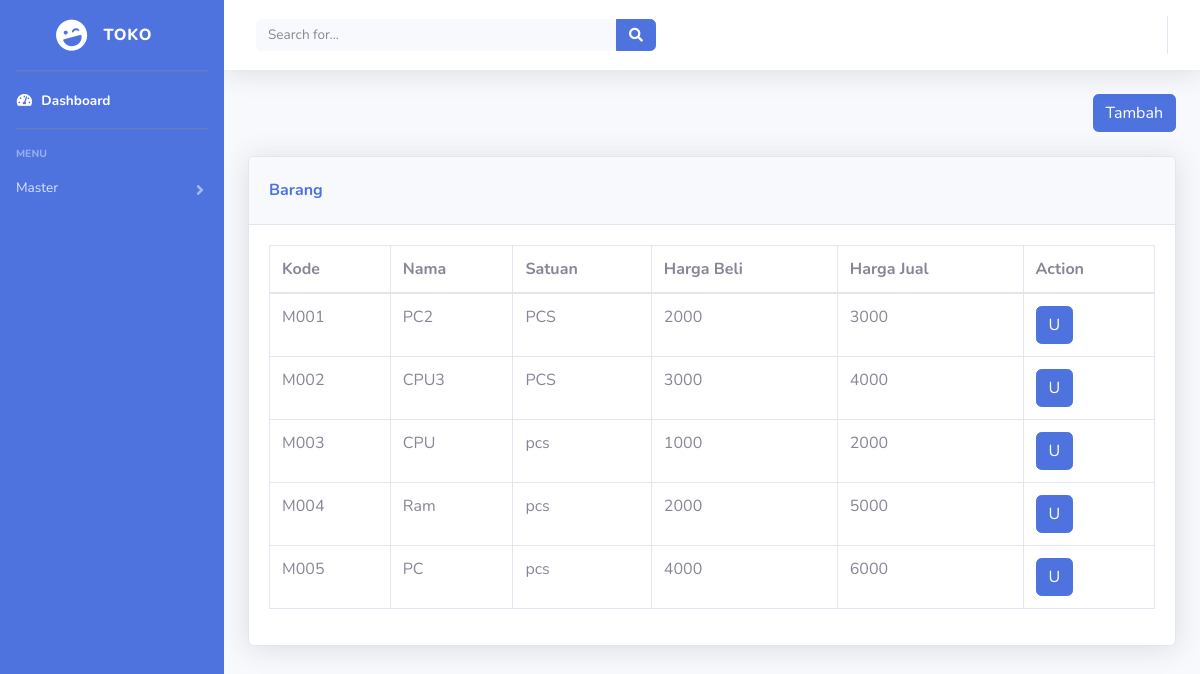
Page /tabelbarang1.php on the committed database.
### tables this page shows
CREATE TABLE `barang` (
  `kodebr` varchar(15) NOT NULL,
  `namabr` varchar(10) NOT NULL,
  `satuan` varchar(15) NOT NULL,
  `hargabeli` double NOT NULL,
  `hargajual` double NOT NULL
);

### tabelbarang1.php (the view, shortened to what this page needs)
<?php
include 'koneksi.php';
$sql = "select * from barang";
$hasil =  mysqli_query($conn,$sql);
?>
<head>
    <link rel="stylesheet" href="https://cdn.jsdelivr.net/npm/bootstrap@5.1.3/dist/css/bootstrap.min.css">
    <link href="vendor/fontawesome-free/css/all.min.css" rel="stylesheet" type="text/css">
    <link href="css/sb-admin-2.min.css" rel="stylesheet">
</head>
<body id="page-top">
    <div id="wrapper">
        <ul class="navbar-nav bg-primary sidebar sidebar-dark accordion" id="accordionSidebar">
            <a class="sidebar-brand d-flex align-items-center justify-content-center" href="index.html">
                <div class="sidebar-brand-icon rotate-n-15">
                    <i class="fas fa-laugh-wink"></i>
                </div>
                <div class="sidebar-brand-text mx-3">TOKO</div>
            </a>
            <hr class="sidebar-divider my-0">
            <li class="nav-item active">
                <a class="nav-link" href="index.html">
                    <i class="fas fa-fw fa-tachometer-alt"></i>
                    <span>Dashboard</span></a>
            </li>
            <hr class="sidebar-divider">
            <div class="sidebar-heading">
                Menu
            </div>
            <li class="nav-item">
                <a class="nav-link collapsed" href="#" data-toggle="collapse" data-target="#collapseTwo"
                    aria-expanded="true" aria-controls="collapseTwo">
                    <span>Master</span>
                </a>
            </li>
        </ul>
        <div id="content-wrapper" class="d-flex flex-column">
            <div id="content">
                <nav class="navbar navbar-expand navbar-light bg-white topbar mb-4 static-top shadow">
                    <form
                        class="d-none d-sm-inline-block form-inline mr-auto ml-md-3 my-2 my-md-0 mw-100 navbar-search">
                        <div class="input-group">
                            <input type="text" class="form-control bg-light border-0 small" placeholder="Search for..."
                                aria-label="Search" aria-describedby="basic-addon2">
                            <div class="input-group-append">
                                <button class="btn btn-primary" type="button">
                                    <i class="fas fa-search fa-sm"></i>
                                </button>
                            </div>
                        </div>
                    </form>
                    <ul class="navbar-nav ml-auto">
                    </ul>
                </nav>
                <div class="container-fluid">
                    <div class="d-sm-flex align-items-center justify-content-between mb-4">
                        <button
                                        type="button"
                                        class="btn btn-primary"
                                        id="btnTambahBarang"
                                        data-bs-toggle="modal"
                                        data-bs-target="#modalAddBarang"
                                        >Tambah</button>
                    </div>
    <div class="card shadow mb-5">
              <div class="card-header py-4">
                <h6 class="m-0 font-weight-bold text-primary">Barang</h6>
              </div>
              <div id="tables" style="overflow-x: auto">
                <div class="card-body">
                  <div class="table-responsive">
                        <table class="table table-bordered" id="dataTable" width="100%" cellspacing="0" >
                        <thead>
                        <tr >
                            <th>Kode</th>
                            <th>Nama</th>
                            <th>Satuan</th>
                            <th>Harga Beli</th>
                            <th>Harga Jual</th>
                            <th>Action</th>
                        </tr>
                        </thead>
                        <tbody>
</div>
</div>
</div>
</div>
                       <?php
                        if(mysqli_num_rows($hasil)>0)
{
    while($isi=mysqli_fetch_assoc($hasil))
    {
        echo '<tr><td>';
        echo $isi["kodebr"];
        echo '</td><td>';
        echo $isi["namabr"];
        echo '</td><td>';
        echo $isi["satuan"];
        echo '</td><td>';
        echo $isi["hargabeli"];
        echo '</td><td>';
        echo $isi["hargajual"];
        echo '</td><td>';
        echo '<button class="btnUpdateBarang btn btn-primary" data-bs-toggle="modal" data-bs-target="#ModalUpdateBarang">U</button>';
        echo '</td></tr>';
    }
}
?>
</body>

### rows in the picture
barang: kodebr "M001", namabr "PC2", satuan "PCS", hargabeli "2000", hargajual "3000"
barang: kodebr "M002", namabr "CPU3", satuan "PCS", hargabeli "3000", hargajual "4000"
barang: kodebr "M003", namabr "CPU", satuan "pcs", hargabeli "1000", hargajual "2000"
barang: kodebr "M004", namabr "Ram", satuan "pcs", hargabeli "2000", hargajual "5000"
barang: kodebr "M005", namabr "PC", satuan "pcs", hargabeli "4000", hargajual "6000"
